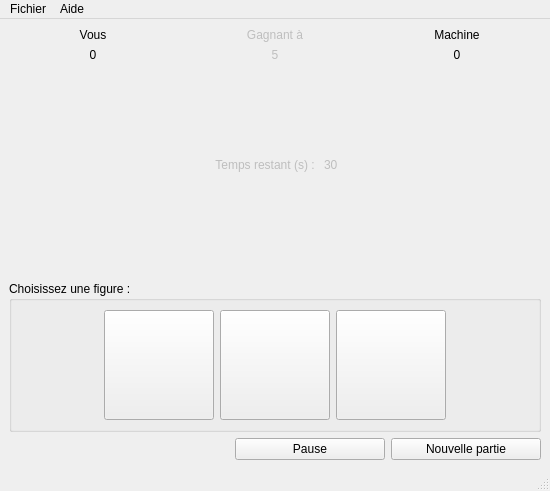
<?xml version="1.0" encoding="UTF-8"?>
<ui version="4.0">
 <class>ChifoumiVue</class>
 <widget class="QMainWindow" name="ChifoumiVue">
  <property name="geometry">
   <rect>
    <x>0</x>
    <y>0</y>
    <width>550</width>
    <height>491</height>
   </rect>
  </property>
  <property name="windowTitle">
   <string>ChifoumiVue</string>
  </property>
  <widget class="QWidget" name="centralwidget">
   <property name="minimumSize">
    <size>
     <width>550</width>
     <height>450</height>
    </size>
   </property>
   <layout class="QHBoxLayout" name="horizontalLayout_2">
    <item>
     <layout class="QVBoxLayout" name="fenetreSecondaireV">
      <item>
       <layout class="QGridLayout" name="grilleTop">
        <item row="1" column="2">
         <layout class="QHBoxLayout" name="hLayout_ChoixMachine">
          <item>
           <spacer name="hSpacerG_ChoixMachine">
            <property name="orientation">
             <enum>Qt::Horizontal</enum>
            </property>
            <property name="sizeHint" stdset="0">
             <size>
              <width>40</width>
              <height>20</height>
             </size>
            </property>
           </spacer>
          </item>
          <item>
           <widget class="QLabel" name="lChoixMachine">
            <property name="minimumSize">
             <size>
              <width>110</width>
              <height>110</height>
             </size>
            </property>
            <property name="maximumSize">
             <size>
              <width>110</width>
              <height>110</height>
             </size>
            </property>
            <property name="text">
             <string/>
            </property>
            <property name="pixmap">
             <pixmap resource="ressourceChfoumi.qrc">:/chifoumi/images/rien.gif</pixmap>
            </property>
           </widget>
          </item>
          <item>
           <spacer name="hSpacerD_ChoixMachine">
            <property name="orientation">
             <enum>Qt::Horizontal</enum>
            </property>
            <property name="sizeHint" stdset="0">
             <size>
              <width>40</width>
              <height>20</height>
             </size>
            </property>
           </spacer>
          </item>
         </layout>
        </item>
        <item row="0" column="0">
         <layout class="QVBoxLayout" name="vLayout_JoueurScore">
          <item>
           <widget class="QLabel" name="label_Vous">
            <property name="text">
             <string>Vous</string>
            </property>
            <property name="alignment">
             <set>Qt::AlignCenter</set>
            </property>
           </widget>
          </item>
          <item>
           <widget class="QLabel" name="lScoreJoueur">
            <property name="text">
             <string>0</string>
            </property>
            <property name="alignment">
             <set>Qt::AlignCenter</set>
            </property>
           </widget>
          </item>
         </layout>
        </item>
        <item row="0" column="1">
         <layout class="QVBoxLayout" name="verticalLayout">
          <item>
           <widget class="QLabel" name="lGagnant_a">
            <property name="enabled">
             <bool>false</bool>
            </property>
            <property name="text">
             <string>Gagnant à</string>
            </property>
            <property name="alignment">
             <set>Qt::AlignCenter</set>
            </property>
           </widget>
          </item>
          <item>
           <widget class="QLabel" name="lScoreGagnant">
            <property name="enabled">
             <bool>false</bool>
            </property>
            <property name="text">
             <string>5</string>
            </property>
            <property name="alignment">
             <set>Qt::AlignCenter</set>
            </property>
           </widget>
          </item>
         </layout>
        </item>
        <item row="1" column="0">
         <layout class="QHBoxLayout" name="hLayout_ChoixJoueur">
          <item>
           <spacer name="hSpacerG_ChoixJoueur">
            <property name="orientation">
             <enum>Qt::Horizontal</enum>
            </property>
            <property name="sizeHint" stdset="0">
             <size>
              <width>40</width>
              <height>20</height>
             </size>
            </property>
           </spacer>
          </item>
          <item>
           <widget class="QLabel" name="lChoixJoueur">
            <property name="minimumSize">
             <size>
              <width>110</width>
              <height>110</height>
             </size>
            </property>
            <property name="maximumSize">
             <size>
              <width>110</width>
              <height>110</height>
             </size>
            </property>
            <property name="text">
             <string/>
            </property>
            <property name="pixmap">
             <pixmap resource="ressourceChfoumi.qrc">:/chifoumi/images/rien.gif</pixmap>
            </property>
           </widget>
          </item>
          <item>
           <spacer name="hSpacerD_ChoixJoueur">
            <property name="orientation">
             <enum>Qt::Horizontal</enum>
            </property>
            <property name="sizeHint" stdset="0">
             <size>
              <width>40</width>
              <height>20</height>
             </size>
            </property>
           </spacer>
          </item>
         </layout>
        </item>
        <item row="1" column="1">
         <layout class="QHBoxLayout" name="hLayout_Versus">
          <item>
           <layout class="QVBoxLayout" name="vLayout_Versus">
            <item>
             <layout class="QHBoxLayout" name="horizontalLayout_4">
              <item>
               <spacer name="hSpacerG_Versus">
                <property name="orientation">
                 <enum>Qt::Horizontal</enum>
                </property>
                <property name="sizeHint" stdset="0">
                 <size>
                  <width>40</width>
                  <height>20</height>
                 </size>
                </property>
               </spacer>
              </item>
              <item>
               <widget class="QLabel" name="lVersus">
                <property name="minimumSize">
                 <size>
                  <width>78</width>
                  <height>78</height>
                 </size>
                </property>
                <property name="maximumSize">
                 <size>
                  <width>78</width>
                  <height>78</height>
                 </size>
                </property>
                <property name="text">
                 <string/>
                </property>
                <property name="pixmap">
                 <pixmap resource="ressourceChfoumi.qrc">:/chifoumi/images/versus_70.png</pixmap>
                </property>
               </widget>
              </item>
              <item>
               <spacer name="hSpacerD_Versus">
                <property name="orientation">
                 <enum>Qt::Horizontal</enum>
                </property>
                <property name="sizeHint" stdset="0">
                 <size>
                  <width>40</width>
                  <height>20</height>
                 </size>
                </property>
               </spacer>
              </item>
             </layout>
            </item>
            <item>
             <layout class="QHBoxLayout" name="hLayout_Versus_bottom">
              <item>
               <spacer name="horizontalSpacer">
                <property name="orientation">
                 <enum>Qt::Horizontal</enum>
                </property>
                <property name="sizeHint" stdset="0">
                 <size>
                  <width>40</width>
                  <height>20</height>
                 </size>
                </property>
               </spacer>
              </item>
              <item>
               <widget class="QLabel" name="lTemps_restant">
                <property name="enabled">
                 <bool>false</bool>
                </property>
                <property name="text">
                 <string> Temps restant (s) : </string>
                </property>
                <property name="alignment">
                 <set>Qt::AlignRight|Qt::AlignTrailing|Qt::AlignVCenter</set>
                </property>
               </widget>
              </item>
              <item>
               <widget class="QLabel" name="lSeconde">
                <property name="enabled">
                 <bool>false</bool>
                </property>
                <property name="text">
                 <string>30</string>
                </property>
                <property name="alignment">
                 <set>Qt::AlignLeading|Qt::AlignLeft|Qt::AlignVCenter</set>
                </property>
               </widget>
              </item>
              <item>
               <spacer name="horizontalSpacer_2">
                <property name="orientation">
                 <enum>Qt::Horizontal</enum>
                </property>
                <property name="sizeHint" stdset="0">
                 <size>
                  <width>40</width>
                  <height>20</height>
                 </size>
                </property>
               </spacer>
              </item>
             </layout>
            </item>
           </layout>
          </item>
         </layout>
        </item>
        <item row="0" column="2">
         <layout class="QVBoxLayout" name="vLayout_MachineScore">
          <item>
           <widget class="QLabel" name="lMachine">
            <property name="text">
             <string>Machine</string>
            </property>
            <property name="alignment">
             <set>Qt::AlignCenter</set>
            </property>
           </widget>
          </item>
          <item>
           <widget class="QLabel" name="lScoreMachine">
            <property name="text">
             <string>0</string>
            </property>
            <property name="alignment">
             <set>Qt::AlignCenter</set>
            </property>
           </widget>
          </item>
         </layout>
        </item>
       </layout>
      </item>
      <item>
       <spacer name="vSpacerMiddle">
        <property name="orientation">
         <enum>Qt::Vertical</enum>
        </property>
        <property name="sizeHint" stdset="0">
         <size>
          <width>20</width>
          <height>40</height>
         </size>
        </property>
       </spacer>
      </item>
      <item>
       <widget class="QGroupBox" name="groupBox">
        <property name="title">
         <string>Choisissez une figure :</string>
        </property>
        <layout class="QHBoxLayout" name="horizontalLayout">
         <item>
          <spacer name="hSpacerG_GroupBox">
           <property name="orientation">
            <enum>Qt::Horizontal</enum>
           </property>
           <property name="sizeHint" stdset="0">
            <size>
             <width>40</width>
             <height>20</height>
            </size>
           </property>
          </spacer>
         </item>
         <item>
          <widget class="QPushButton" name="boutonPierre">
           <property name="enabled">
            <bool>true</bool>
           </property>
           <property name="minimumSize">
            <size>
             <width>110</width>
             <height>110</height>
            </size>
           </property>
           <property name="maximumSize">
            <size>
             <width>110</width>
             <height>110</height>
            </size>
           </property>
           <property name="autoFillBackground">
            <bool>false</bool>
           </property>
           <property name="text">
            <string/>
           </property>
           <property name="icon">
            <iconset resource="ressourceChfoumi.qrc">
             <normaloff>:/chifoumi/images/pierre.gif</normaloff>:/chifoumi/images/pierre.gif</iconset>
           </property>
           <property name="iconSize">
            <size>
             <width>110</width>
             <height>110</height>
            </size>
           </property>
           <property name="checkable">
            <bool>false</bool>
           </property>
           <property name="autoRepeat">
            <bool>false</bool>
           </property>
           <property name="autoExclusive">
            <bool>false</bool>
           </property>
           <property name="autoDefault">
            <bool>false</bool>
           </property>
           <property name="default">
            <bool>false</bool>
           </property>
           <property name="flat">
            <bool>false</bool>
           </property>
          </widget>
         </item>
         <item>
          <widget class="QPushButton" name="boutonPapier">
           <property name="minimumSize">
            <size>
             <width>110</width>
             <height>110</height>
            </size>
           </property>
           <property name="maximumSize">
            <size>
             <width>110</width>
             <height>110</height>
            </size>
           </property>
           <property name="text">
            <string/>
           </property>
           <property name="icon">
            <iconset resource="ressourceChfoumi.qrc">
             <normaloff>:/chifoumi/images/papier.gif</normaloff>:/chifoumi/images/papier.gif</iconset>
           </property>
           <property name="iconSize">
            <size>
             <width>110</width>
             <height>110</height>
            </size>
           </property>
          </widget>
         </item>
         <item>
          <widget class="QPushButton" name="boutonCiseau">
           <property name="minimumSize">
            <size>
             <width>110</width>
             <height>110</height>
            </size>
           </property>
           <property name="maximumSize">
            <size>
             <width>110</width>
             <height>110</height>
            </size>
           </property>
           <property name="text">
            <string/>
           </property>
           <property name="icon">
            <iconset resource="ressourceChfoumi.qrc">
             <normaloff>:/chifoumi/images/ciseau.gif</normaloff>:/chifoumi/images/ciseau.gif</iconset>
           </property>
           <property name="iconSize">
            <size>
             <width>110</width>
             <height>110</height>
            </size>
           </property>
          </widget>
         </item>
         <item>
          <spacer name="hSpacerD_GroupBox">
           <property name="orientation">
            <enum>Qt::Horizontal</enum>
           </property>
           <property name="sizeHint" stdset="0">
            <size>
             <width>40</width>
             <height>20</height>
            </size>
           </property>
          </spacer>
         </item>
        </layout>
       </widget>
      </item>
      <item>
       <layout class="QGridLayout" name="grilleBottom">
        <item row="1" column="0">
         <spacer name="hSpacerNvllePartie">
          <property name="orientation">
           <enum>Qt::Horizontal</enum>
          </property>
          <property name="sizeHint" stdset="0">
           <size>
            <width>40</width>
            <height>20</height>
           </size>
          </property>
         </spacer>
        </item>
        <item row="1" column="2">
         <widget class="QPushButton" name="boutonNvllePartie">
          <property name="minimumSize">
           <size>
            <width>150</width>
            <height>0</height>
           </size>
          </property>
          <property name="text">
           <string>Nouvelle partie</string>
          </property>
         </widget>
        </item>
        <item row="1" column="1">
         <widget class="QPushButton" name="boutonPause">
          <property name="minimumSize">
           <size>
            <width>150</width>
            <height>0</height>
           </size>
          </property>
          <property name="text">
           <string>Pause</string>
          </property>
         </widget>
        </item>
       </layout>
      </item>
     </layout>
    </item>
   </layout>
  </widget>
  <widget class="QMenuBar" name="menubar">
   <property name="geometry">
    <rect>
     <x>0</x>
     <y>0</y>
     <width>550</width>
     <height>21</height>
    </rect>
   </property>
   <widget class="QMenu" name="menuFichier">
    <property name="title">
     <string>Fichier</string>
    </property>
    <addaction name="action_Quitter"/>
    <addaction name="action_Parametrer"/>
   </widget>
   <widget class="QMenu" name="menuAide">
    <property name="title">
     <string>Aide</string>
    </property>
    <addaction name="action_a_propos_de"/>
   </widget>
   <addaction name="menuFichier"/>
   <addaction name="menuAide"/>
  </widget>
  <widget class="QStatusBar" name="statusbar"/>
  <action name="action_Quitter">
   <property name="text">
    <string>Quitter</string>
   </property>
   <property name="shortcut">
    <string>Ctrl+Q</string>
   </property>
  </action>
  <action name="action_a_propos_de">
   <property name="text">
    <string>A propos de ..</string>
   </property>
   <property name="shortcut">
    <string>F1</string>
   </property>
  </action>
  <action name="action_Parametrer">
   <property name="text">
    <string>Paramétrer</string>
   </property>
   <property name="shortcut">
    <string>Ctrl+P</string>
   </property>
  </action>
 </widget>
 <resources>
  <include location="ressourceChfoumi.qrc"/>
 </resources>
 <connections/>
</ui>
